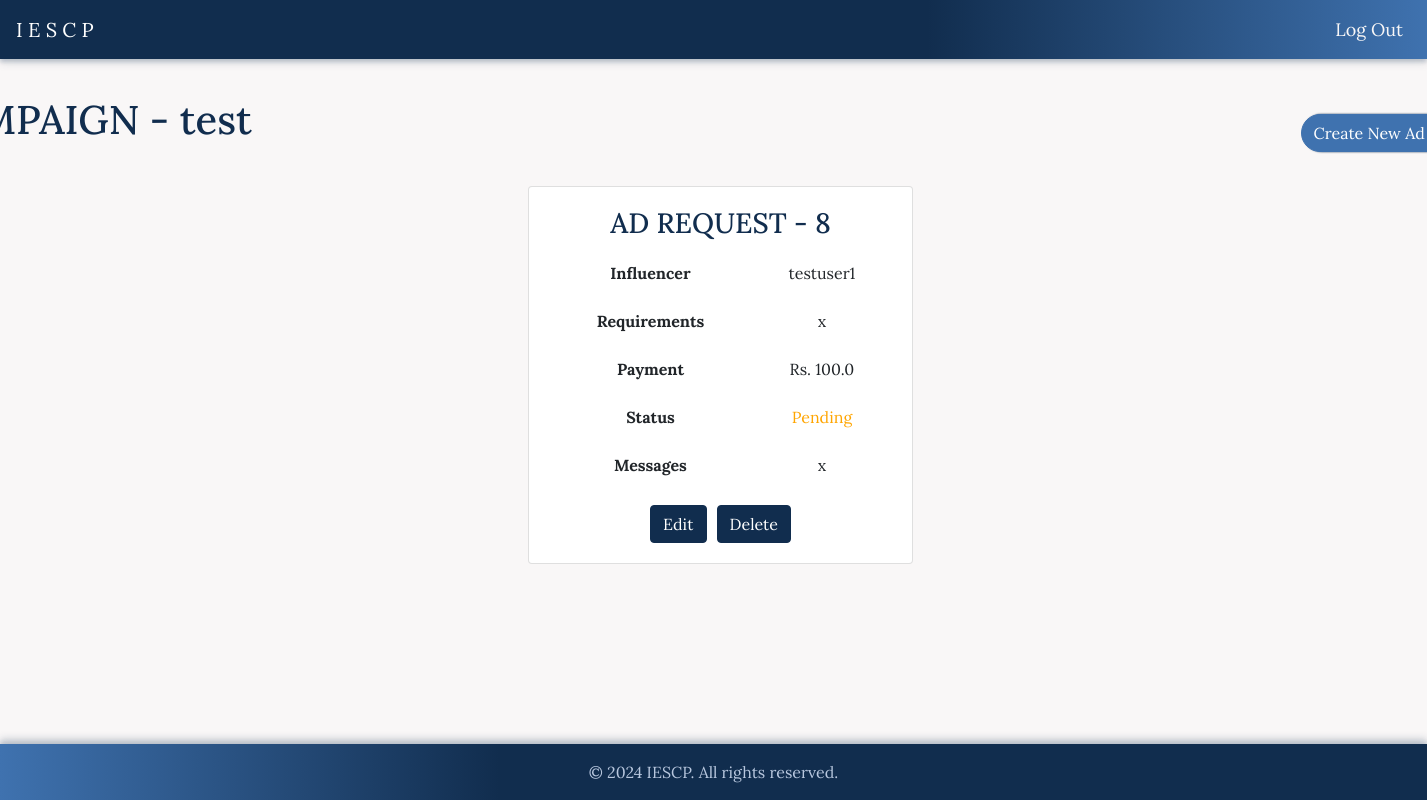
Page /campaign?campaign_id=8 on the earlier database version.
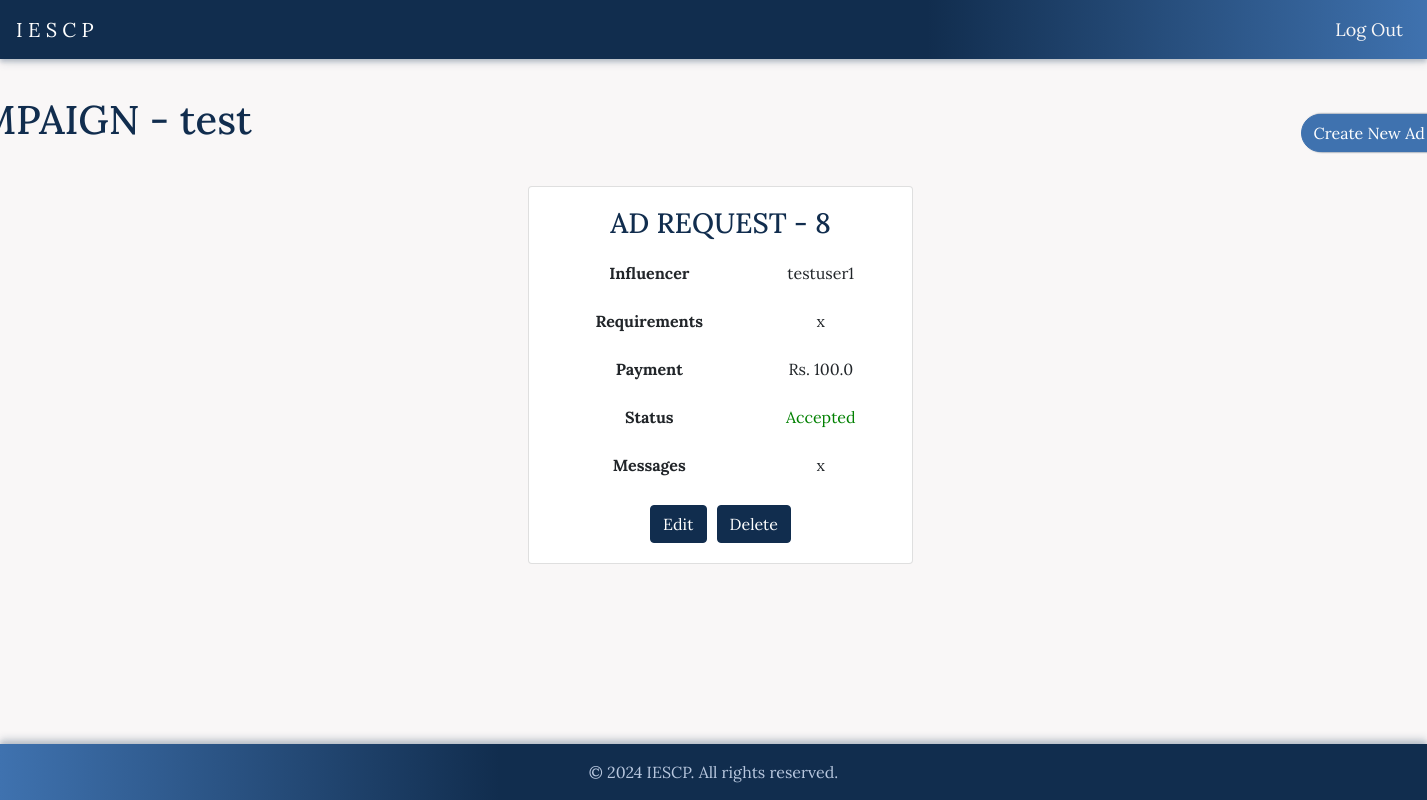
Same page on the later database version.
### app/models.py (models this page shows, shortened)
class AdRequest(db.Model):
    id = db.Column(db.Integer, primary_key=True)
    campaign_id = db.Column(db.Integer, db.ForeignKey('campaign.id'), nullable=False)
    influencer_id = db.Column(db.Integer, db.ForeignKey('user.id'), nullable=False)
    messages = db.Column(db.Text, nullable=True)
    requirements = db.Column(db.Text, nullable=False)
    payment_amount = db.Column(db.Float, nullable=False)
    status = db.Column(db.String(10), nullable=False)

class User(db.Model):
    id = db.Column(db.Integer, primary_key=True)
    username = db.Column(db.String(64), unique=True, nullable=False)
    email = db.Column(db.String(120), unique=True, nullable=False)
    password_hash = db.Column(db.String(128))
    role = db.Column(db.String(64), nullable=False)
    campaigns = db.relationship('Campaign', backref='sponsor', lazy=True)
    ad_requests = db.relationship('AdRequest', backref='influencer', lazy=True)

### app/routes.py (the view)
@app.route('/campaign')
def campaign():
    campaign_id = request.args.get('campaign_id')
    campaign = Campaign.query.get(campaign_id)
    ad_requests = AdRequest.query.filter_by(campaign_id=campaign_id).all()
    ad_requests_with_influencer = []
    for ad_request in ad_requests:
        influencer = User.query.get(ad_request.influencer_id)
        influencer_name = influencer.username if influencer else "Unknown"
        ad_requests_with_influencer.append({
            'campaign_id': campaign_id,
            'ad_request_id': ad_request.id,
            'ad_request_payment': ad_request.payment_amount,
            'influencer_name': influencer_name,
            'requirements': ad_request.requirements,
            'status': ad_request.status,
            'messages': ad_request.messages
        })
    return render_template('campaign.html', active_page='campaigns', campaign=campaign, campaign_id=campaign_id, ad_requests=ad_requests_with_influencer)

### app/templates/campaign.html (shortened to what this page needs)
{% extends "navbar_after_login.html" %}
{% block styles %}
  <link rel="stylesheet" href="{{ url_for('static', filename='/css/campaign.css') }}">
{% endblock %}
{% block content %}
<div class="container mt-4">
    <div class="d-flex justify-content-between mb-4">
        <h1>CAMPAIGN - {{ campaign.name }}</h1>
        <button class="btn btn-primary" data-toggle="modal" data-target="#createAdModal">Create New Ad Request</a>
    </div>
    <div class="row">
        {% for item in ad_requests %}
            <div class="col-md-4">
                <div class="card campaign-card">
                    <div class="card-body">
                        <h3>AD REQUEST - {{ item.ad_request_id }}</h3>
                        <div class="table-responsive">
                            <table class="table table-borderless">
                              <tbody>
                                <tr>
                                  <th>Influencer</th>
                                  <td id="ad-req-sponsor-name">{{ item.influencer_name }}</td>
                                </tr>
                                <tr>
                                  <th>Requirements</th>
                                  <td id="ad-req-requirements">{{ item.requirements }}</td>
                                </tr>
                                <tr>
                                  <th>Payment</th>
                                  <td id="ad-req-payment">Rs. {{ item.ad_request_payment }}</td>
                                </tr>
                                <tr>
                                  <th>Status</th>
                                    <td id="ad-req-status"
                                        class="status
                                        {% if item.status == 'Accepted' %} accepted
                                        {% elif item.status == 'Pending' %} pending
                                        {% elif item.status == 'Rejected' %} rejected
                                        {% elif item.status == 'Negotiated' %} negotiated
                                        {% elif item.status == 'Completed' %} completed
                                        {% endif %}">
                                        {{ item.status }}
                                    </td>
                                </tr>
                                <tr>
                                  <th>Messages</th>
                                  <td id="ad-req-messages">{{ item.messages }}</td>
                                </tr>
                              </tbody>
                            </table>
                          </div>
                          <div class="btn-container">
                            <button class="btn btn-secondary gradient" id="edit-ad-request"
                                        data-ad-request-id="{{ item.ad_request_id }}"
                                        data-campaign-name="{{ campaign.name }}"
                                        data-influencer-id="{{ item.influencer_id }}"
                                        data-messages="{{ item.messages }}"
                                        data-requirements="{{ item.requirements }}"
                                        data-payment-amount="{{ item.ad_request_payment }}">Edit
                        </button>
                        <button class="btn btn-secondary gradient" id="delete-ad-request"
                            data-ad-request-id="{{ item.ad_request_id }}"
                            data-campaign-name="{{ campaign.name }}" >Delete
                        </button>
                        </div>
                    </div>
                </div>
            </div>
        {% endfor %}
    </div>
</div>
{% endblock %}

Differences in the rows shown:
changed AdRequest "testuser1": status "Pending" → "Accepted"
